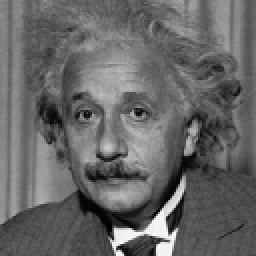
%> input picture lectures/Lect4Matlab/einstein.bmp, 128 x 128 px (shown 2 times larger)
$ octave testflasso.m   (GNU Octave 9; MATLAB toolbox functions it lacks are replaced by stand-ins)
%> lines starting %> are read from the running program, lines starting %| are printed output that depends on the picture
y1 = [ones(50,1);2*ones(50,1);3*ones(50,1)];
y1 = y1+randn(length(y1),1)*0.1;
D1 = diag(ones(length(y1),1)) - diag(ones(length(y1)-1,1),1);
D1 = D1(1:length(y1)-1,:);

%%

y2 = imread('einstein.bmp');
%> y2 is the input picture: size 128x128 uint8; min 0, max 255, mean 102.6
colormap(gray(255));
subplot(1,2,1);
y2 = double(y2);
%> y2: size 128x128 double
image(y2);
title('Original')
axis image
subplot(1,2,2);
y2 = double(y2) + randn(size(y2))*15;
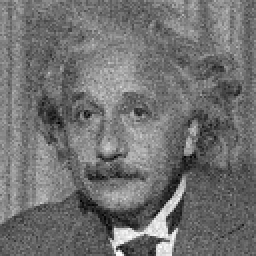
%> y2: size 128x128 double (shown 2 times larger); min -36.1, max 276.1, mean 102.4; drawn with min black and max white
image(y2);
title('Noisy')
axis image
is = zeros(4*length(y2(:)),1);
js = zeros(4*length(y2(:)),1);
vs = zeros(4*length(y2(:)),1);

ct = 0; ect=0;
for i=1:size(y2,1)
    for j=1:size(y2,2)
        ind = sub2ind(size(y2),i,j);
        if i>1
            indLeft = sub2ind(size(y2),i-1,j);
            ect = ect+1;
            ct = ct+1; is(ct) = ect; js(ct) = ind; vs(ct) = 1;
            ct = ct+1; is(ct) = ect; js(ct) = indLeft; vs(ct) = -1;
        end
        if j>1
            indUp = sub2ind(size(y2),i,j-1);
            ect = ect+1;
            ct = ct+1; is(ct) = ect; js(ct) = ind; vs(ct) = 1;
            ct = ct+1; is(ct) = ect; js(ct) = indUp; vs(ct) = -1;
        end
    end
end
%> after the loop, ct = 65024; ect = 32512; indLeft = 16383; indUp = 16256
D2 = sparse(is(1:ct),js(1:ct),vs(1:ct));


%%


%%
%> (the run ends here)
